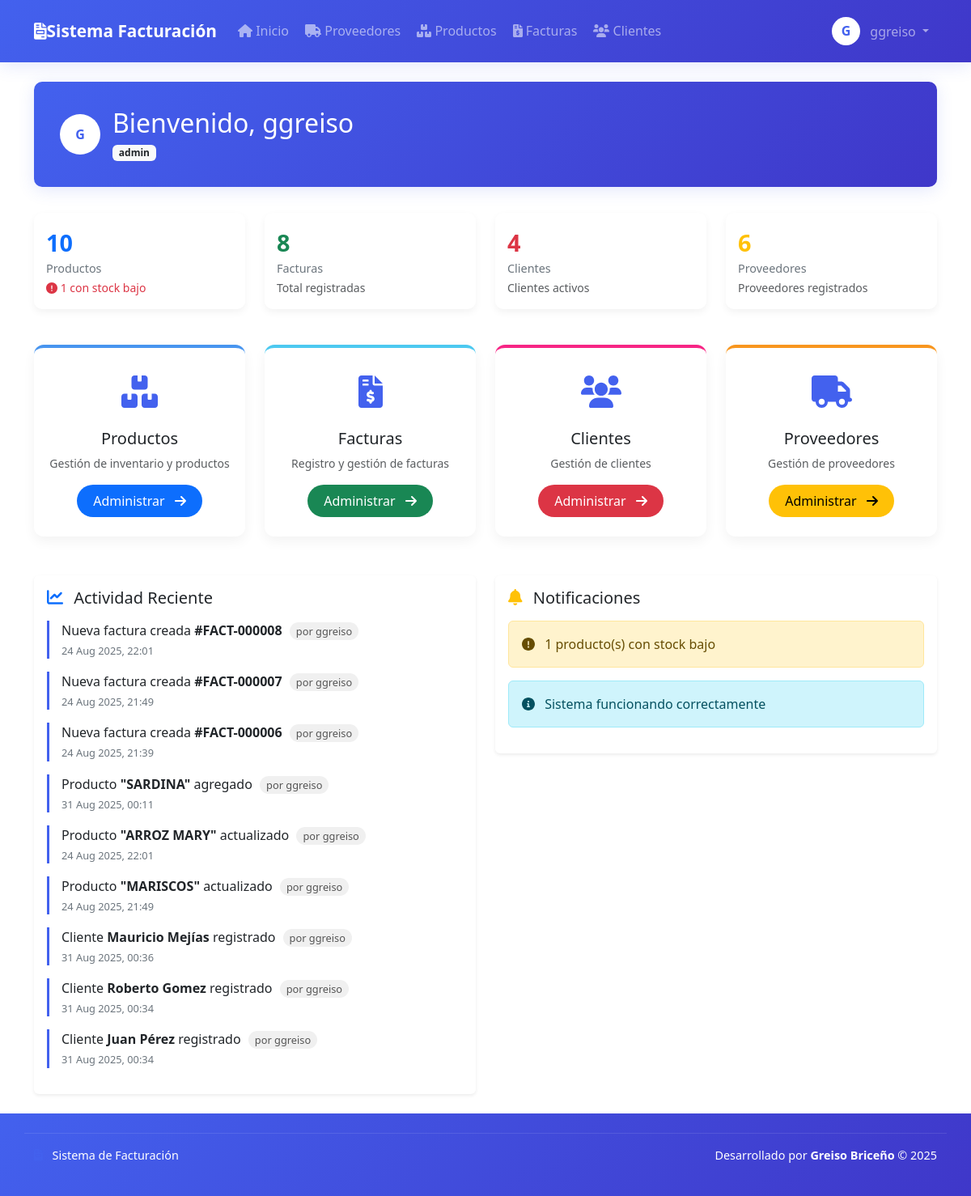
The app's page /dashboard.php (signed in) with its own data.
### tables this page shows
CREATE TABLE `invoices` (
  `id` int(11) NOT NULL,
  `invoice_number` varchar(20) NOT NULL,
  `client_id` int(11) NOT NULL,
  `date` date NOT NULL,
  `subtotal` decimal(10,2) NOT NULL,
  `tax` decimal(10,2) NOT NULL,
  `total` decimal(10,2) NOT NULL,
  `user_id` int(11) NOT NULL,
  `updated_by` int(11) DEFAULT NULL,
  `action_type` enum('created','updated','deleted') DEFAULT 'created',
  `status` varchar(20) NOT NULL DEFAULT 'pending',
  `created_at` timestamp NOT NULL DEFAULT CURRENT_TIMESTAMP,
  `updated_at` timestamp NULL DEFAULT NULL ON UPDATE CURRENT_TIMESTAMP
);

CREATE TABLE `users` (
  `id` int(11) NOT NULL,
  `username` varchar(50) NOT NULL,
  `password` varchar(255) NOT NULL,
  `role` varchar(20) NOT NULL DEFAULT 'user',
  `created_at` timestamp NOT NULL DEFAULT CURRENT_TIMESTAMP
);

CREATE TABLE `products` (
  `id` int(11) NOT NULL,
  `code` varchar(50) NOT NULL,
  `description` text NOT NULL,
  `price` decimal(10,2) NOT NULL,
  `cost_price` decimal(10,2) DEFAULT NULL,
  `stock` decimal(10,3) NOT NULL DEFAULT '0.000',
  `stock_min` int(11) NOT NULL DEFAULT '5',
  `provider_id` int(11) DEFAULT NULL,
  `created_at` timestamp NOT NULL DEFAULT CURRENT_TIMESTAMP,
  `updated_at` timestamp NULL DEFAULT NULL ON UPDATE CURRENT_TIMESTAMP,
  `created_by` int(11) DEFAULT NULL,
  `updated_by` int(11) DEFAULT NULL,
  `action_type` enum('created','updated','deleted') DEFAULT 'created',
  `measure_unit` varchar(10) NOT NULL DEFAULT 'unidad',
  `min_stock` decimal(10,3) NOT NULL DEFAULT '5.000'
);

### dashboard.php (the view, shortened to what this page needs)
<?php
require_once __DIR__ . '/includes/config.php';
require_once __DIR__ . '/includes/header.php';
$stats = [
    'total_products' => 0,
    'total_invoices' => 0,
    'total_clients' => 0,
    'total_providers' => 0,
    'low_stock_products' => 0
];
$recent_invoices = [];
$recent_products = [];
$recent_clients = [];
if (!isset($conn) || $conn->connect_error) {
    $error_db = "Error de conexión a la base de datos";
} else {
    function executeQuery($conn, $sql) {
        $result = $conn->query($sql);
        return $result;
    }
    $queries = [
        'total_products' => "SELECT COUNT(*) as total FROM products",
        'total_invoices' => "SELECT COUNT(*) as total FROM invoices",
        'total_clients' => "SELECT COUNT(*) as total FROM clients",
        'total_providers' => "SELECT COUNT(*) as total FROM providers",
        'low_stock_products' => "SELECT COUNT(*) as total FROM products WHERE stock < stock_min"
    ];
    foreach ($queries as $key => $sql) {
        $result = executeQuery($conn, $sql);
        if ($result !== false) {
            $stats[$key] = $result->fetch_assoc()['total'];
        }
    }
    $check_invoices_audit = $conn->query("SHOW COLUMNS FROM invoices LIKE 'user_id'");
    $has_invoices_audit = ($check_invoices_audit->num_rows > 0);
    $check_products_audit = $conn->query("SHOW COLUMNS FROM products LIKE 'updated_by'");
    $has_products_audit = ($check_products_audit->num_rows > 0);
    $check_clients_audit = $conn->query("SHOW COLUMNS FROM clients LIKE 'created_by'");
    $has_clients_audit = ($check_clients_audit->num_rows > 0);
    if ($has_invoices_audit) {
        $invoice_query = "SELECT i.invoice_number, i.created_at, u.username as user_name
                         FROM invoices i
                         LEFT JOIN users u ON i.user_id = u.id
                         ORDER BY i.created_at DESC LIMIT 3";
    } else {
        $invoice_query = "SELECT invoice_number, created_at, 'Sistema' as user_name
                         FROM invoices
                         ORDER BY created_at DESC LIMIT 3";
    }
    if ($has_products_audit) {
        $product_query = "SELECT
                            p.description as name,
                            COALESCE(p.updated_at, p.created_at) as action_date,
                            COALESCE(u2.username, u1.username, 'Sistema') as user_name,
                            CASE
                                WHEN p.updated_at IS NOT NULL THEN 'updated'
                                ELSE 'created'
                            END as action_type
                         FROM products p
                         LEFT JOIN users u1 ON p.created_by = u1.id
                         LEFT JOIN users u2 ON p.updated_by = u2.id
                         ORDER BY action_date DESC LIMIT 3";
    }
    if ($has_clients_audit) {
        $client_query = "SELECT
                            c.name,
                            c.created_at,
                            COALESCE(u.username, 'Sistema') as user_name,
                            'created' as action_type
                         FROM clients c
                         LEFT JOIN users u ON c.created_by = u.id
                         ORDER BY c.created_at DESC LIMIT 3";
    }
    $recent_queries = [
        'invoices' => $invoice_query,
        'products' => $product_query,
        'clients' => $client_query
    ];
    foreach ($recent_queries as $key => $sql) {
        $result = executeQuery($conn, $sql);
    }
}
?>
<div class="dashboard-header animate__animated animate__fadeIn">
    <div class="welcome-section">
        <div class="user-avatar">
            <?= strtoupper(substr(htmlspecialchars($_SESSION['username']), 0, 1)); ?>
        </div>
        <div>
            <h2 class="mb-1">Bienvenido, <?= htmlspecialchars($_SESSION['username']) ?></h2>
            <p class="mb-0"><span class="badge bg-light text-dark"><?= htmlspecialchars($_SESSION['role']) ?></span></p>
        </div>
    </div>
</div>
<div class="row mb-4 animate__animated animate__fadeIn animate__delay-1s">
    <div class="col-md-3">
        <div class="stats-card">
            <div class="stats-value text-primary"><?= $stats['total_products'] ?></div>
            <div class="stats-label">Productos</div>
            <?php if($stats['low_stock_products'] > 0): ?>
                <small class="text-danger"><i class="fas fa-exclamation-circle"></i> <?= $stats['low_stock_products'] ?> con stock bajo</small>
            <?php else: ?>
                <small class="text-success"><i class="fas fa-check-circle"></i> Stock OK</small>
            <?php endif; ?>
        </div>
    </div>
    <div class="col-md-3">
        <div class="stats-card">
            <div class="stats-value text-success"><?= $stats['total_invoices'] ?></div>
            <div class="stats-label">Facturas</div>
            <small class="text-muted">Total registradas</small>
        </div>
    </div>
    <div class="col-md-3">
        <div class="stats-card">
            <div class="stats-value text-danger"><?= $stats['total_clients'] ?></div>
            <div class="stats-label">Clientes</div>
            <small class="text-muted">Clientes activos</small>
        </div>
    </div>
    <div class="col-md-3">
        <div class="stats-card">
            <div class="stats-value text-warning"><?= $stats['total_providers'] ?></div>
            <div class="stats-label">Proveedores</div>
            <small class="text-muted">Proveedores registrados</small>
        </div>
    </div>
</div>
<div class="row animate__animated animate__fadeIn animate__delay-2s">
    <div class="col-lg-3 col-md-6 mb-4">
        <div class="card card-module module-products">
            <div class="card-body text-center py-4">
                <div class="card-icon">
                    <i class="fas fa-boxes"></i>
                </div>
                <h5 class="card-title">Productos</h5>
                <p class="text-muted small mb-3">Gestión de inventario y productos</p>
                <a href="<?= BASE_URL ?>/modules/products/list.php" class="btn btn-primary btn-module">
                    Administrar <i class="fas fa-arrow-right ms-2"></i>
                </a>
            </div>
        </div>
    </div>
    <div class="col-lg-3 col-md-6 mb-4">
        <div class="card card-module module-invoices">
            <div class="card-body text-center py-4">
                <div class="card-icon">
                    <i class="fas fa-file-invoice-dollar"></i>
                </div>
                <h5 class="card-title">Facturas</h5>
                <p class="text-muted small mb-3">Registro y gestión de facturas</p>
                <a href="<?= BASE_URL ?>/modules/invoices/list.php" class="btn btn-success btn-module">
                    Administrar <i class="fas fa-arrow-right ms-2"></i>
                </a>
            </div>
        </div>
    </div>
    <div class="col-lg-3 col-md-6 mb-4">
        <div class="card card-module module-clients">
            <div class="card-body text-center py-4">
                <div class="card-icon">
                    <i class="fas fa-users"></i>
                </div>
                <h5 class="card-title">Clientes</h5>
                <p class="text-muted small mb-3">Gestión de clientes</p>
                <a href="<?= BASE_URL ?>/modules/clients/list.php" class="btn btn-danger btn-module">
                    Administrar <i class="fas fa-arrow-right ms-2"></i>
                </a>
            </div>
        </div>
    </div>
    <div class="col-lg-3 col-md-6 mb-4">
        <div class="card card-module module-providers">
            <div class="card-body text-center py-4">
                <div class="card-icon">
                    <i class="fas fa-truck"></i>
                </div>
                <h5 class="card-title">Proveedores</h5>
                <p class="text-muted small mb-3">Gestión de proveedores</p>
                <a href="<?= BASE_URL ?>/modules/providers/list.php" class="btn btn-warning btn-module">
                    Administrar <i class="fas fa-arrow-right ms-2"></i>
                </a>
            </div>
        </div>
    </div>
</div>
<div class="row mt-4 animate__animated animate__fadeIn animate__delay-3s">
    <div class="col-md-6">
        <div class="card border-0 shadow-sm">
            <div class="card-body">
                <h5 class="card-title"><i class="fas fa-chart-line text-primary me-2"></i> Actividad Reciente</h5>
                <div class="mt-3">
                    <?php foreach($recent_invoices as $invoice): ?>
                        <div class="recent-activity-item">
                            <p class="mb-1">
                                Nueva factura creada <strong>#<?= htmlspecialchars($invoice['invoice_number']) ?></strong>
                                <span class="user-badge">por <?= htmlspecialchars($invoice['user_name']) ?></span>
                            </p>
                            <p class="recent-activity-time">
                                <?= date('d M Y, H:i', strtotime($invoice['created_at'])) ?>
                            </p>
                        </div>
                    <?php endforeach; ?>
                    <?php foreach($recent_products as $product):
                        $actionText = ($product['action_type'] == 'updated') ? 'actualizado' : 'agregado';
                    ?>
                        <div class="recent-activity-item">
                            <p class="mb-1">
                                Producto <strong>"<?= htmlspecialchars($product['name']) ?>"</strong> <?= $actionText ?>
                                <span class="user-badge">por <?= htmlspecialchars($product['user_name']) ?></span>
                            </p>
                            <p class="recent-activity-time">
                                <?= date('d M Y, H:i', strtotime($product['action_date'])) ?>
                            </p>
                        </div>
                    <?php endforeach; ?>
                    <?php foreach($recent_clients as $client):
                        $actionText = ($client['action_type'] == 'updated') ? 'actualizado' : 'registrado';
                    ?>
                        <div class="recent-activity-item">
                            <p class="mb-1">
                                Cliente <strong><?= htmlspecialchars($client['name']) ?></strong> <?= $actionText ?>
                                <span class="user-badge">por <?= htmlspecialchars($client['user_name']) ?></span>
                            </p>
                            <p class="recent-activity-time">
                                <?= date('d M Y, H:i', strtotime($client['created_at'])) ?>
                            </p>
                        </div>
                    <?php endforeach; ?>
                </div>
            </div>
        </div>
    </div>
    <div class="col-md-6">
        <div class="card border-0 shadow-sm">
            <div class="card-body">
                <h5 class="card-title"><i class="fas fa-bell text-warning me-2"></i> Notificaciones</h5>
                <div class="mt-3">
                    <?php if($stats['low_stock_products'] > 0): ?>
                        <div class="alert alert-warning" role="alert">
                            <i class="fas fa-exclamation-circle me-2"></i>
                            <?= $stats['low_stock_products'] ?> producto(s) con stock bajo
                        </div>
                    <?php endif; ?>
                    <div class="alert alert-info" role="alert">
                        <i class="fas fa-info-circle me-2"></i>
                        Sistema funcionando correctamente
                    </div>
                </div>
            </div>
        </div>
    </div>
</div>
<?php
require_once __DIR__ . '/includes/footer.php';
?>

### includes/header.php (style rules this page uses)
:root { --primary-color: #4361ee; --secondary-color: #3f37c9; --accent-color: #4895ef; --light-color: #f8f9fa; --dark-color: #212529; --success-color: #4cc9f0; --info-color: #4895ef; --warning-color: #f8961e; --danger-color: #f72585; }

### dashboard.php (style rules this page uses)
.dashboard-header { background: linear-gradient(135deg, var(--primary-color), var(--secondary-color)); color: white; padding: 2rem; border-radius: 10px; margin-bottom: 2rem; box-shadow: 0 4px 20px rgba(67, 97, 238, 0.15); }
.card-module { border: none; border-radius: 12px; overflow: hidden; transition: all 0.3s ease; box-shadow: 0 6px 15px rgba(0, 0, 0, 0.05); height: 100%; }
.card-module .card-icon { font-size: 2.5rem; margin-bottom: 1rem; color: var(--primary-color); }
.btn-module { border-radius: 50px; padding: 8px 20px; font-weight: 500; transition: all 0.3s; border: none; }
.module-products { border-top: 4px solid var(--accent-color); }
.module-invoices { border-top: 4px solid var(--success-color); }
.module-clients { border-top: 4px solid var(--danger-color); }
.module-providers { border-top: 4px solid var(--warning-color); }
.user-avatar { width: 50px; height: 50px; border-radius: 50%; background-color: white; display: flex; align-items: center; justify-content: center; font-weight: bold; color: var(--primary-color); margin-right: 15px; }
.welcome-section { display: flex; align-items: center; }
.stats-card { background: white; border-radius: 10px; padding: 15px; margin-bottom: 20px; box-shadow: 0 4px 10px rgba(0, 0, 0, 0.05); }
.stats-value { font-size: 1.8rem; font-weight: 700; }
.stats-label { color: #6c757d; font-size: 0.9rem; }
.recent-activity-item { border-left: 3px solid var(--primary-color); padding-left: 15px; margin-bottom: 15px; }
.recent-activity-time { font-size: 0.8rem; color: #6c757d; }
.user-badge { background-color: #f0f0f0; padding: 2px 8px; border-radius: 12px; font-size: 0.8rem; color: #555; margin-left: 5px; }

### records on screen
invoices: invoice_number "FACT-000008", user.username "ggreiso", created_at "24 Aug 2025, 22:01"
invoices: invoice_number "FACT-000007", user.username "ggreiso", created_at "24 Aug 2025, 21:49"
invoices: invoice_number "FACT-000006", user.username "ggreiso", created_at "24 Aug 2025, 21:39"
products: description "SARDINA", actionText "agregado", user_name "ggreiso", action_date "31 Aug 2025, 00:11"
products: description "ARROZ MARY", actionText "actualizado", user_name "ggreiso", action_date "24 Aug 2025, 22:01"
products: description "MARISCOS", actionText "actualizado", user_name "ggreiso", action_date "24 Aug 2025, 21:49"

### other values on screen
substr(htmlspecialchars($_SESSION['username']), 0, 1) "G"
$_SESSION['username'] "ggreiso"
$_SESSION['role'] "admin"
$stats['total_products'] "10"
$stats['low_stock_products'] "1"
$stats['total_invoices'] "8"
$stats['total_clients'] "4"
$stats['total_providers'] "6"
$client['name'] "Mauricio Mejías"
$actionText "registrado"
$client['user_name'] "ggreiso"
date('d M Y, H:i', strtotime($client['created_at'])) "31 Aug 2025, 00:36"
$client['name'] "Roberto Gomez"
date('d M Y, H:i', strtotime($client['created_at'])) "31 Aug 2025, 00:34"
$client['name'] "Juan Pérez"
